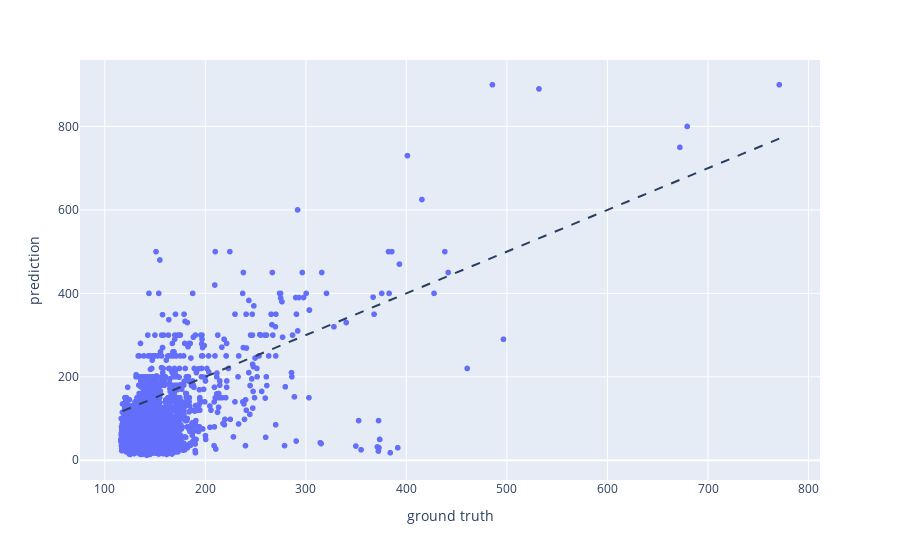

The code cell stored with this chart in its notebook:
### Code cell
fig = px.scatter(x=prixNuitee, y=y_, labels={'x': 'ground truth', 'y': 'prediction'})
fig.add_shape(
    type="line", line=dict(dash='dash'),
    x0=prixNuitee_2.min(), y0=prixNuitee_2.min(),
    x1=prixNuitee_2.max(), y1=prixNuitee_2.max()
)
fig.show()

### Figure 1 — Plotly figure (JSON) as saved in the notebook; plotly's stock layout.template omitted (floating-point values rounded to 4 significant figures; data arrays with more than 128 entries replaced by an {"elided": "..."} marker saying what was removed)
{"data": [{"hovertemplate": "ground truth=%{x}<br>prediction=%{y}<extra></extra>", "legendgroup": "", "marker": {"color": "#636efa", "symbol": "circle"}, "mode": "markers", "name": "", "showlegend": false, "type": "scattergl", "x": {"elided": "5234 float values"}, "xaxis": "x", "y": {"elided": "5234 int values"}, "yaxis": "y"}], "layout": {"legend": {"tracegroupgap": 0}, "margin": {"t": 60}, "shapes": [{"line": {"dash": "dash"}, "type": "line", "x0": 117.7, "x1": 770.9, "y0": 117.7, "y1": 770.9}], "xaxis": {"anchor": "y", "domain": [0, 1], "title": {"text": "ground truth"}}, "yaxis": {"anchor": "x", "domain": [0, 1], "title": {"text": "prediction"}}}}
